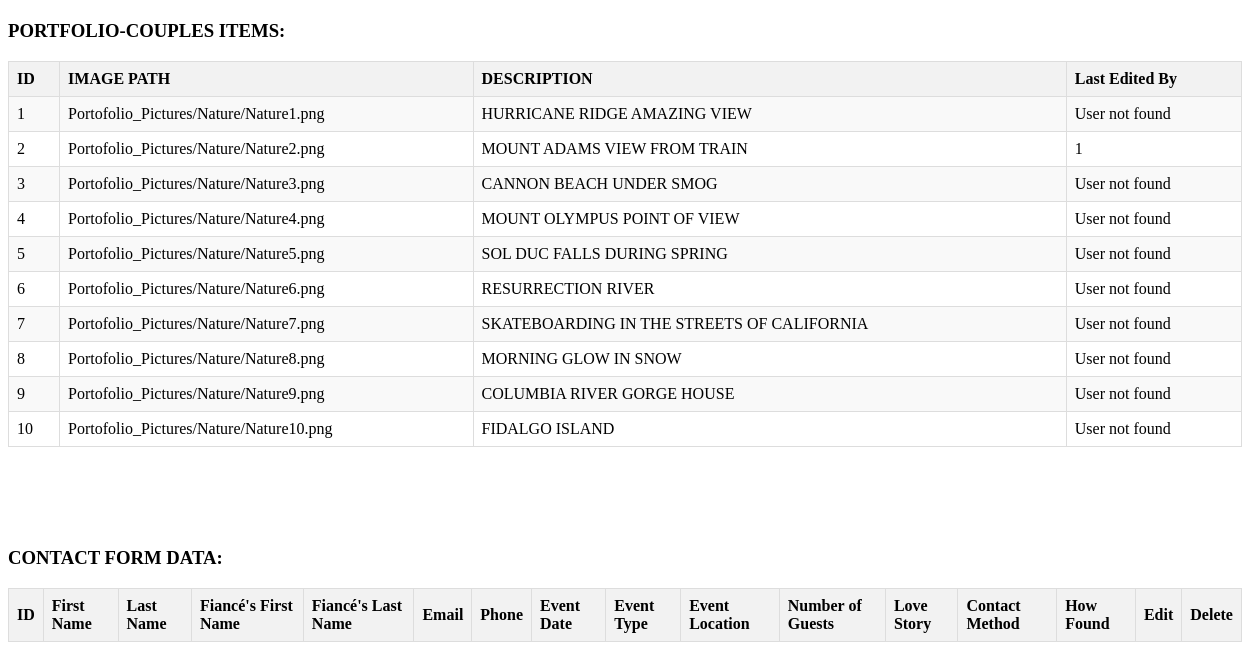
/dashboard.php (lower part), run on an earlier commit of the app's database.
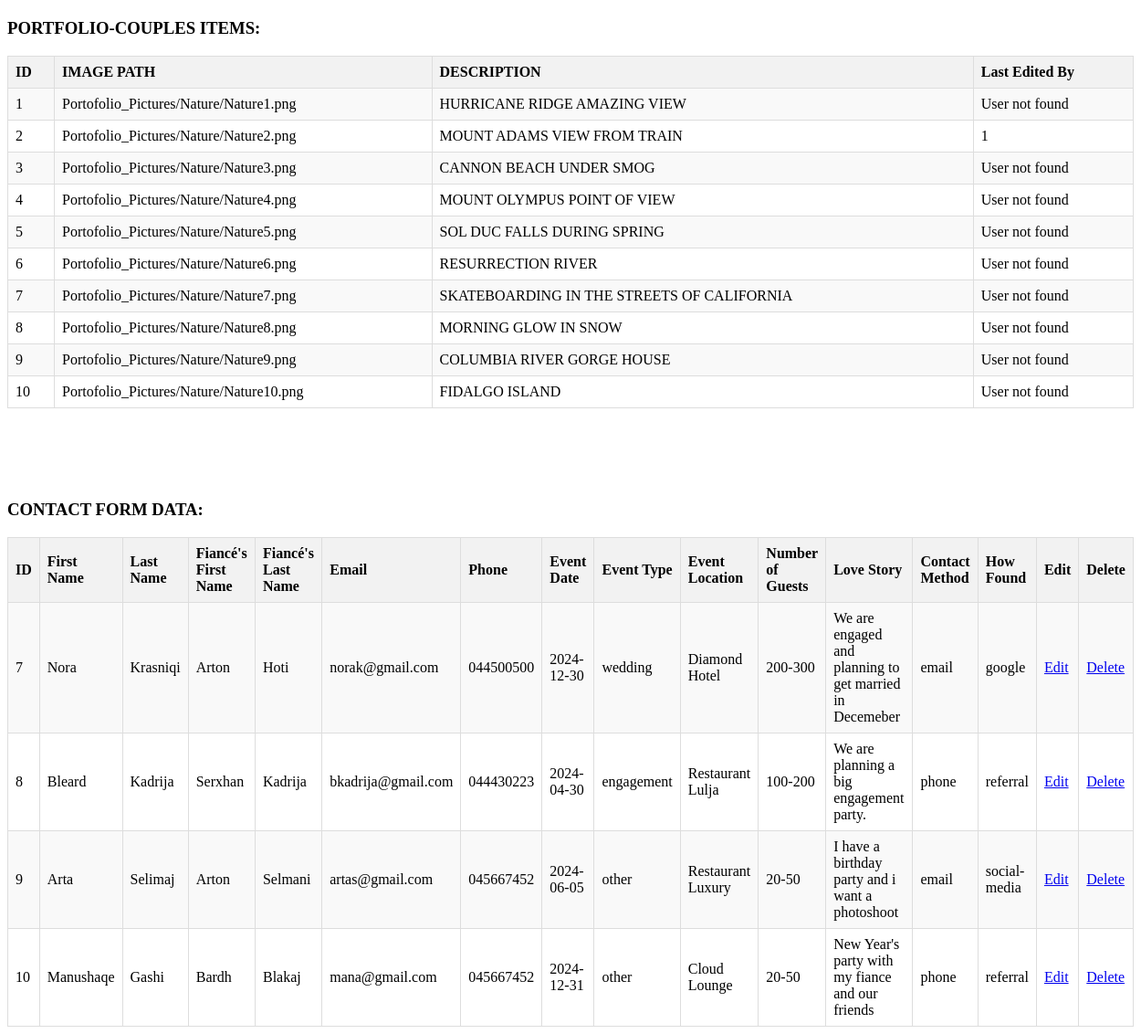
And on a later commit of the database.
### tables this page shows
CREATE TABLE `portofolio_nature` (
  `id` int(11) NOT NULL,
  `image_path` varchar(100) NOT NULL,
  `description` varchar(200) NOT NULL,
  `last_edited_by` int(11) DEFAULT NULL
);

CREATE TABLE `user` (
  `id` int(11) NOT NULL,
  `name` varchar(20) NOT NULL,
  `surname` varchar(30) NOT NULL,
  `age` int(11) NOT NULL,
  `email` varchar(20) NOT NULL,
  `password` varchar(20) NOT NULL,
  `roli` varchar(20) NOT NULL DEFAULT 'user'
);

CREATE TABLE `contact_form_data` (
  `id` int(11) NOT NULL,
  `first_name` varchar(50) NOT NULL,
  `last_name` varchar(50) NOT NULL,
  `fiance_first_name` varchar(50) NOT NULL,
  `fiance_last_name` varchar(50) NOT NULL,
  `email` varchar(100) NOT NULL,
  `phone` varchar(20) NOT NULL,
  `event_date` date NOT NULL,
  `event_type` varchar(20) NOT NULL,
  `event_location` varchar(255) NOT NULL,
  `guests` varchar(20) NOT NULL,
  `love_story` text NOT NULL,
  `contact_method` varchar(20) NOT NULL,
  `how_found` varchar(20) NOT NULL
);

### databaseConnection.php (called while the page is built)
<?php
     class DatabaseConnection{
        private $host = "localhost";
        private $username = "root";
        private $password = "";
        private $database = "web_project";
     function startConnection(){
         try{
             $conn = new PDO("mysql:host=$this->host;dbname=$this->database", $this->username, $this->password);
             $conn->setAttribute(PDO::ATTR_ERRMODE, PDO::ERRMODE_EXCEPTION);
             if(!$conn){
                 return null;
             }else{
                 return $conn;
             }
         }catch(PDOException $e){
            echo "Connection failed ". $e->getMessage();
             return null;
         }
     }
 }
?>

### PortofolioRepository.php (called while the page is built, shortened)
<?php
include_once "DatabaseConnection.php";
class PortofolioRepository
{
    private $connection;
    public function __construct()
    {
        $dbConnection = new DatabaseConnection;
        $this->connection = $dbConnection->startConnection();
    }
    public function getAllNature()
    {
        $sql = "SELECT * FROM portofolio_nature";
        $statement = $this->connection->query($sql);
        $portofolioNature = [];
        if ($statement->rowCount() > 0) {
            while ($row = $statement->fetch(PDO::FETCH_ASSOC)) {
                $portofolioNature[] = $row;
            }
        }
        return $portofolioNature;
    }
}
?>

### userRepository.php (called while the page is built, shortened)
<?php
    include_once"databaseConnection.php";
    class userRepository{
        private $connection;
        function __construct(){
            $conn = new DatabaseConnection;
            $this->connection = $conn->startConnection();
        }
        function getUserById($id){
            $conn = $this->connection;
            $sql = "SELECT * FROM user WHERE id=?";
            $statement = $conn->prepare($sql);
            $statement->execute([$id]);
            $user=$statement->fetch();
            return $user;
        }
    }
?>

### ContactFormRepository.php (called while the page is built, shortened)
<?php
include_once "databaseConnection.php";
class ContactFormRepository
{
    private $conn;
    public function __construct()
    {
        $dbConnection = new DatabaseConnection();
        $this->conn = $dbConnection->startConnection();
    }
    public function getAllContactFormData()
    {
        $sql = "SELECT * FROM contact_form_data";
        $stmt = $this->conn->query($sql);
        return $stmt->fetchAll(PDO::FETCH_ASSOC);
    }
}
?>

### dashboard.php (the view, shortened to what this page needs)
<?php
include_once "databaseConnection.php";
?>
<!DOCTYPE html>
<html lang="en">
<head>
    <link rel="stylesheet" href="dashboard.css">
</head>
<body>
        <?php
        include("Header.php");
        ?>
        <?php
        include_once "userRepository.php";
        ?>
        <?php
        include_once "PortofolioRepository.php";
        include_once "userRepository.php";
        ?>
        <?php
        include_once "PortofolioRepository.php";
        include_once "userRepository.php";
        ?>
    <h3 style="margin-top: 100px">PORTFOLIO-COUPLES ITEMS:</h3>
    <table border="1">
        <tr>
            <th>ID</th>
            <th>IMAGE PATH</th>
            <th>DESCRIPTION</th>
            <th>Last Edited By</th>
        </tr>
        <?php
        include_once "PortofolioRepository.php";
        include_once "userRepository.php";
        $portofolioRepository = new PortofolioRepository();
        $portofolioData = $portofolioRepository->getAllNature();
        $userRepository = new UserRepository();
        foreach ($portofolioData as $portofolioItem):
            $lastEditedById = $portofolioItem['last_edited_by'];
            $lastEditedByUser = $userRepository->getUserById($lastEditedById);
            if ($lastEditedByUser) {
                echo "
            <tr>
                <td>{$portofolioItem['id']}</td>
                <td>{$portofolioItem['image_path']}</td>
                <td>{$portofolioItem['description']}</td>
                <td>{$lastEditedByUser['id']}</td>
            </tr>
        ";
            } else {
                echo "
            <tr>
                <td>{$portofolioItem['id']}</td>
                <td>{$portofolioItem['image_path']}</td>
                <td>{$portofolioItem['description']}</td>
                <td>User not found</td>
            </tr>
        ";
            }
        endforeach;
        ?>
    </table>
    <h3 style="margin-top: 100px">CONTACT FORM DATA:</h3>
    <table border="1">
        <tr>
            <th>ID</th>
            <th>First Name</th>
            <th>Last Name</th>
            <th>Fiancé's First Name</th>
            <th>Fiancé's Last Name</th>
            <th>Email</th>
            <th>Phone</th>
            <th>Event Date</th>
            <th>Event Type</th>
            <th>Event Location</th>
            <th>Number of Guests</th>
            <th>Love Story</th>
            <th>Contact Method</th>
            <th>How Found</th>
            <th>Edit</th>
            <th>Delete</th>
        </tr>
        <?php
        include_once "ContactFormRepository.php";
        $contactFormRepository = new ContactFormRepository();
        $contactFormData = $contactFormRepository->getAllContactFormData();
        foreach ($contactFormData as $contactForm) {
            echo "
        <tr>
            <td>{$contactForm['id']}</td>
            <td>{$contactForm['first_name']}</td>
            <td>{$contactForm['last_name']}</td>
            <td>{$contactForm['fiance_first_name']}</td>
            <td>{$contactForm['fiance_last_name']}</td>
            <td>{$contactForm['email']}</td>
            <td>{$contactForm['phone']}</td>
            <td>{$contactForm['event_date']}</td>
            <td>{$contactForm['event_type']}</td>
            <td>{$contactForm['event_location']}</td>
            <td>{$contactForm['guests']}</td>
            <td>{$contactForm['love_story']}</td>
            <td>{$contactForm['contact_method']}</td>
            <td>{$contactForm['how_found']}</td>
            <td><a href='edit_contact_form.php?id={$contactForm['id']}'>Edit</a> </td>
            <td><a href='delete_contact_form.php?id={$contactForm['id']}'>Delete</a></td>
        </tr>
    ";
        }
        ?>
    </table>
</body>
</html>

### Header.php (shortened to what this page needs)
<!DOCTYPE html>
<html lang="en">
<head>
</head>
<body>
</body>
</html>

### dashboard.css (style rules this page uses)
table { border-collapse: collapse; width: 100%; }
th { background-color: #f2f2f2; border: 1px solid #dddddd; text-align: left; padding: 8px; }
tr:nth-child(even) { background-color: #f9f9f9; }

What changed in the data, as far as the page shows it:
added contact_form_data: id "7", first_name "Nora", last_name "Krasniqi", fiance_first_name "Arton", fiance_last_name "Hoti", email "norak@gmail.com", phone "044500500", event_date "2024-12-30", event_type "wedding", event_location "Diamond Hotel", guests "200-300", love_story "We are engaged and planning to get married in Decemeber", contact_method "email", how_found "google"
added contact_form_data: id "8", first_name "Bleard", last_name "Kadrija", fiance_first_name "Serxhan", fiance_last_name "Kadrija", email "bkadrija@gmail.com", phone "044430223", event_date "2024-04-30", event_type "engagement", event_location "Restaurant Lulja", guests "100-200", love_story "We are planning a big engagement party.", contact_method "phone", how_found "referral"
added contact_form_data: id "9", first_name "Arta", last_name "Selimaj", fiance_first_name "Arton", fiance_last_name "Selmani", email "artas@gmail.com", phone "045667452", event_date "2024-06-05", event_type "other", event_location "Restaurant Luxury", guests "20-50", love_story "I have a birthday party and i want a photoshoot", contact_method "email", how_found "social-media"
added contact_form_data: id "10", first_name "Manushaqe", last_name "Gashi", fiance_first_name "Bardh", fiance_last_name "Blakaj", email "mana@gmail.com", phone "045667452", event_date "2024-12-31", event_type "other", event_location "Cloud Lounge", guests "20-50", love_story "New Year's party with my fiance and our friends", contact_method "phone", how_found "referral"
